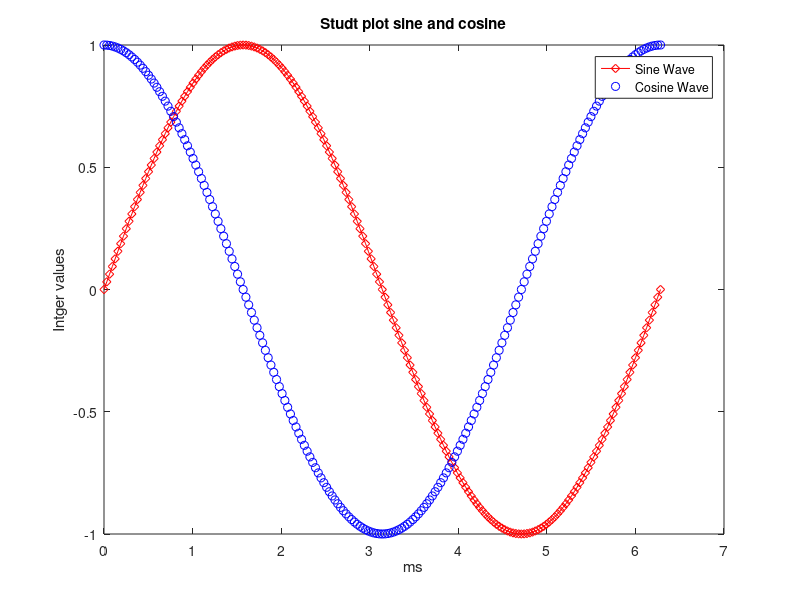
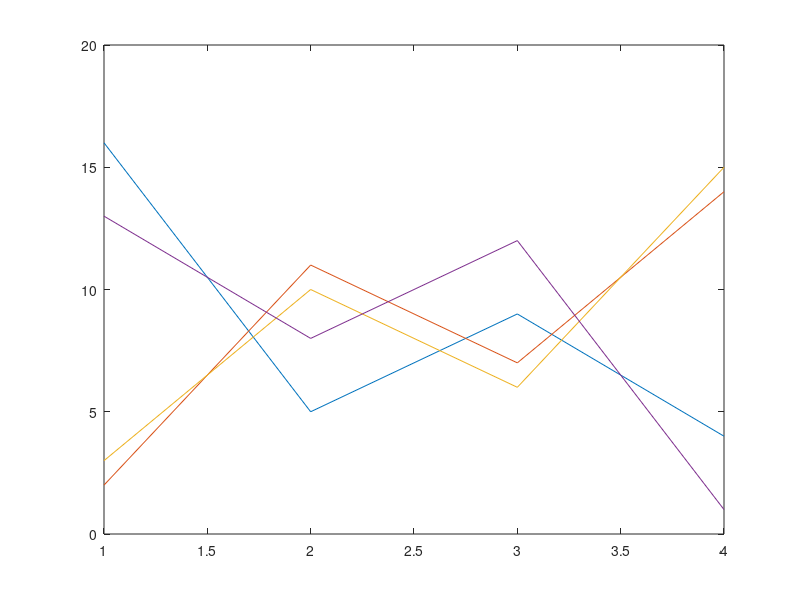

Write the MATLAB code that produced these figures, in order.
clc
clear all
close all
x = 0:pi/100:2*pi;
y = sin(x);
z = cos(x);
plot(x,y,'diamond-r');
hold on;
plot(x,z,'oblue');
hold off;
xlabel('ms');
ylabel('Intger values');
title('Studt plot sine and cosine')
legend("Sine Wave","Cosine Wave");
figure;
k = magic(4)
plot(k)

